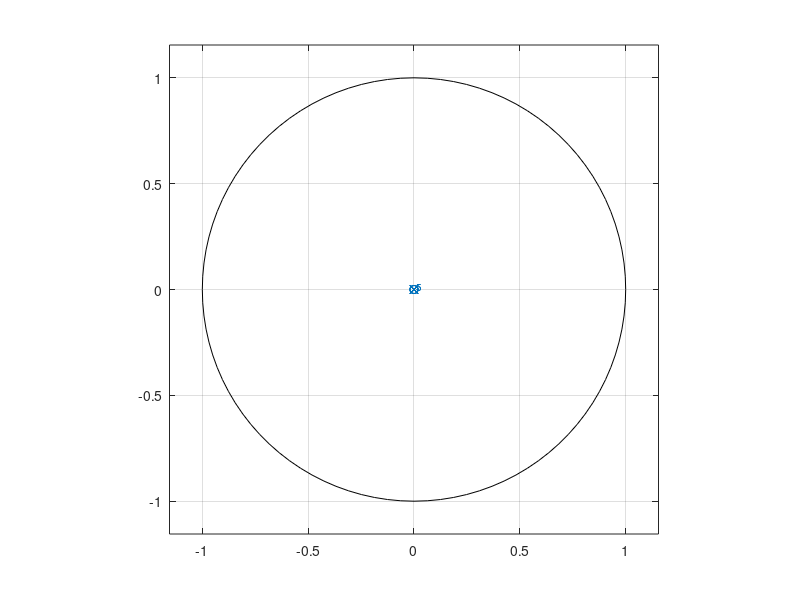

Recreate this plot in MATLAB.
clc;
close all;
clear all;
%%long div 2

num=input('Enter the numerator Coeff:');
den=input('Enter the denominator coefficent:');
n=6;
num=[num zeros(1,n-1)];
[x r]=deconv(num,den)
zplane(num,den);
zk=roots(num)
pk=roots(den)